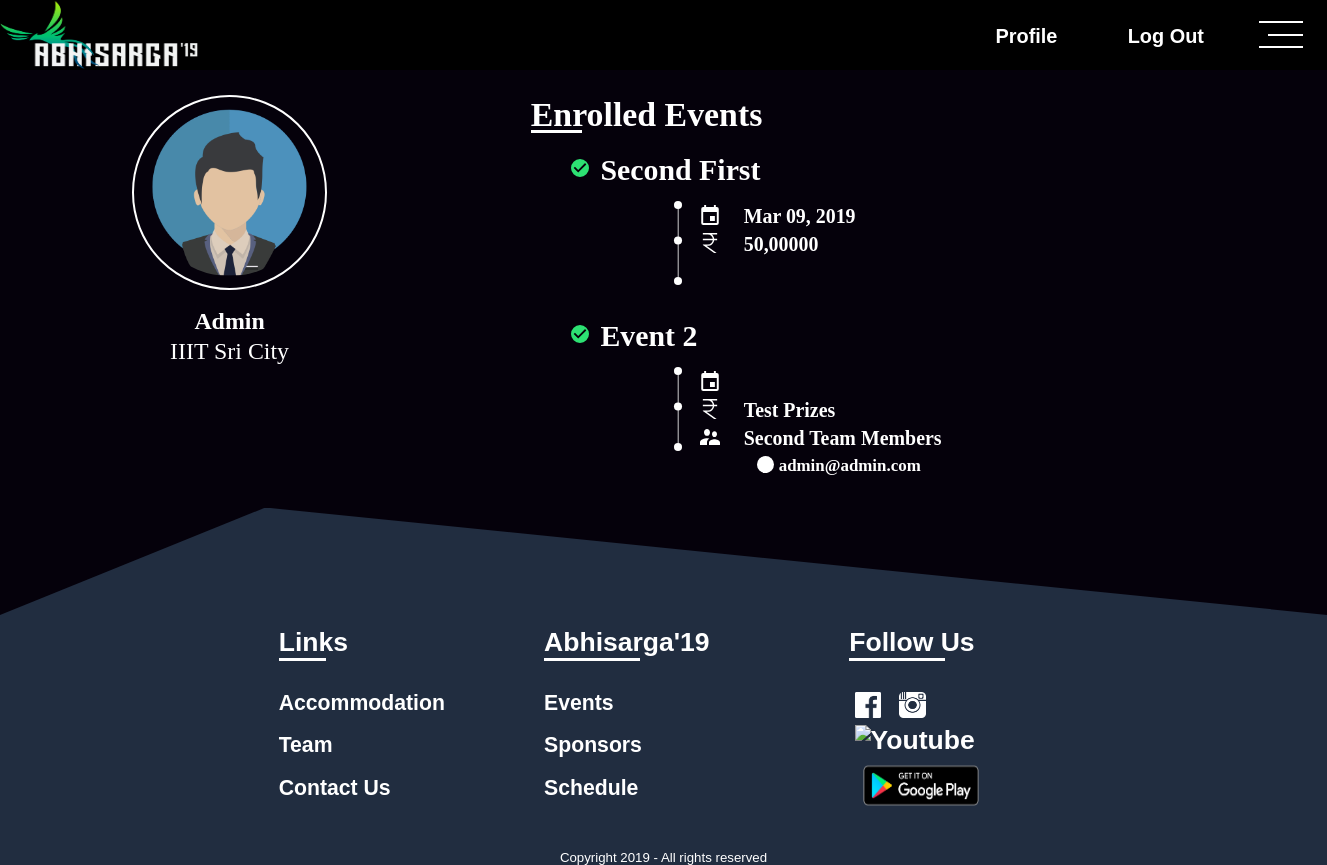
Page /profile/ (signed in) on the earlier database version.
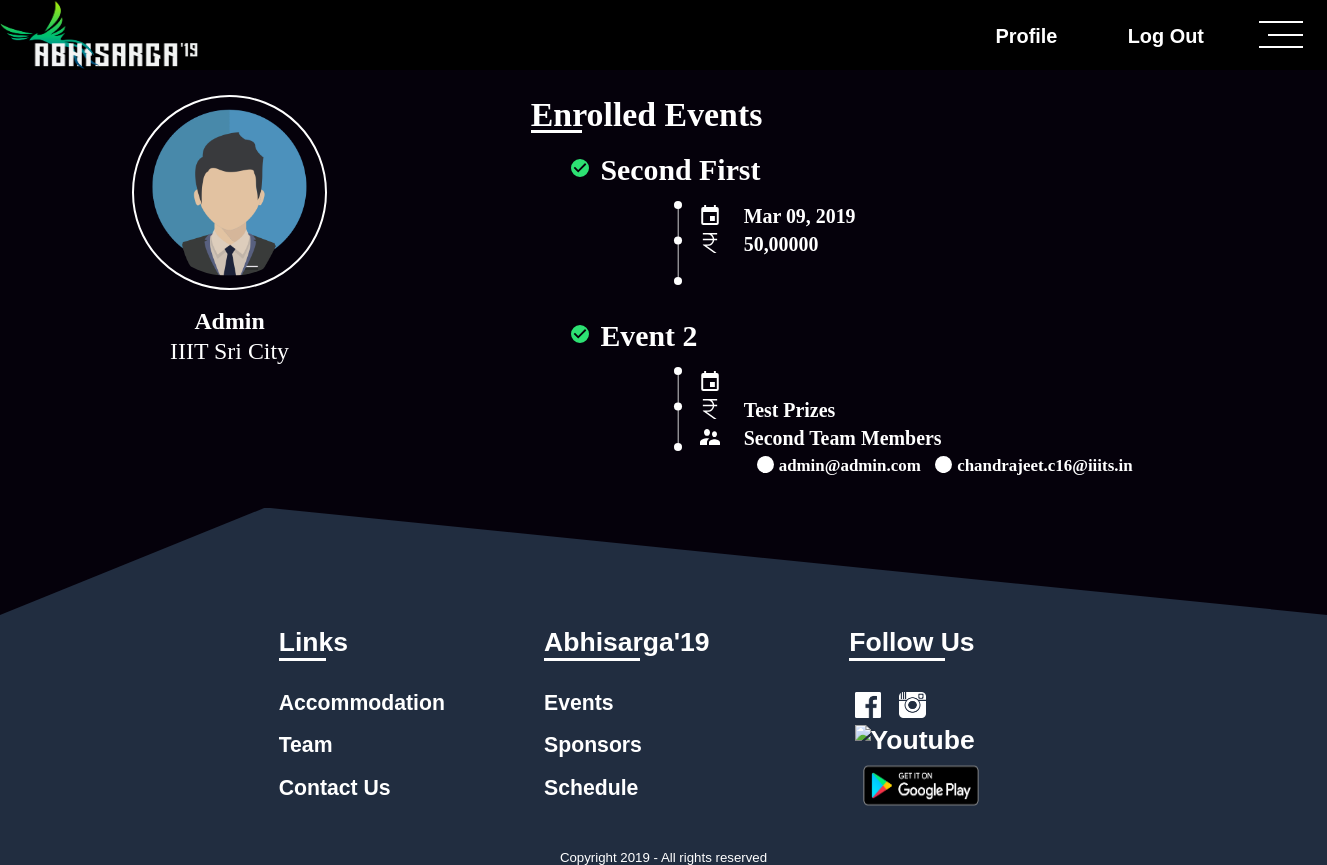
Same page on the later database version.
### UserAuth/models.py (models this page shows, shortened)
class User(AbstractUser):
	mobile_no = models.CharField(max_length=15, null=True, blank=True)
	college_name = models.CharField(max_length=100, null=True, blank=True)
	description = models.CharField(max_length=150, null=True, blank=True)
	profile_pic = models.ImageField(upload_to=get_image_upload_path, null=True, blank=True)
	activation_link = models.CharField(max_length=200, null=True, blank=True)
	is_verified = models.BooleanField(default=False)
	device_token = models.CharField(max_length=200, null=True, blank=True)

### Event/models.py (models this page shows, shortened)
class Event(models.Model):
	event_category = models.ForeignKey(EventCategory, on_delete=models.CASCADE, related_name="event_category")
	name = models.CharField(max_length=200, null=True, blank=True)
	logo = models.ImageField(upload_to=get_event_photo_path, null=True, blank=True)
	registration_from = models.DateTimeField(null=True, blank=True)
	registration_to = models.DateTimeField(null=True, blank=True)
	event_from = models.DateTimeField(null=True, blank=True)
	event_to = models.DateTimeField(null=True, blank=True)
	participant_limit = models.IntegerField(default=0)
	participant_count = models.IntegerField(default=0)
	description = models.TextField()
	rules = models.TextField()
	prize = models.TextField()
	brochure = models.FileField(upload_to=get_event_photo_path, null=True, blank=True)
	organisers = models.ManyToManyField(settings.AUTH_USER_MODEL, related_name="organising_events")
	web_priority = models.IntegerField(default=0)
	app_priority = models.IntegerField(default=0)
	registration_closed = models.BooleanField(default=False)
	team_event = models.BooleanField(default=False)
	img_1 = models.FileField(upload_to=get_event_photo_path, null=True, blank=True)
	img_2 = models.FileField(upload_to=get_event_photo_path, null=True, blank=True)
	img_3 = models.FileField(upload_to=get_event_photo_path, null=True, blank=True)
	img_4 = models.FileField(upload_to=get_event_photo_path, null=True, blank=True)
	qr_code_string = models.CharField(max_length=100, null=True, blank=True)

class Team(models.Model):
	team_name = models.CharField(max_length=50, null=True, blank=True)
	event = models.ForeignKey(Event, on_delete=models.CASCADE, related_name="participating_events")
	leader = models.ForeignKey(settings.AUTH_USER_MODEL, on_delete=models.CASCADE, related_name="team_leader_of")
	present_for_event = models.BooleanField(default=False)

class Member(models.Model):
	team = models.ForeignKey(Team, on_delete=models.CASCADE, related_name="belong_to_team")
	name = models.CharField(max_length=100, null=True, blank=True)
	email = models.CharField(max_length=100, null=True, blank=True)
	mobile_no = models.CharField(max_length=20, null=True, blank=True)

### UserAuth/views.py (the view)
# urls.py: url(r'^profile/$', Profile, name='profile'),
@login_required(login_url=settings.LOGIN_REDIRECT_URL)
def Profile(request):
	profile_page = 'UserAuth/profile.html'
	if request.method=='GET':
		try:
			participated_events = Team.objects.filter(leader__username=request.user.username)
			part = list()
			for obj in participated_events:
				part.append({"event":obj.event, "team":{"leader": obj,"members": obj.belong_to_team.all()}})
			participated_events = Member.objects.filter(email=request.user.email)
			for obj in participated_events:
				part.append({"event":obj.team.event, "team":{"leader": obj.team,"members": obj.team.belong_to_team.all()}})
		except Exception as e:
			pass
		return render(request, profile_page, {"participated_events":part})

### UserAuth/templates/UserAuth/profile.html (shortened to what this page needs)
{% extends 'UserAuth/index.html' %}
{% load staticfiles %}
{% block link %}
<link rel="stylesheet" type="text/css" href="{% static 'assets/css/profile.css' %}">
<link rel="stylesheet" type="text/css" href="{% static 'assets/css/common.css' %}">
{% endblock %}
{% block content %}
<div id="bar">
	<a href="{% url 'UserAuth:home' %}"><img src="{% static 'assets/img/default-logo.png' %}" alt="Abhisarga 2K19" id="bar-logo"></a>
	<div id="menu" onclick="menuopen()">
		<div></div>
		<div></div>
		<div></div>
	</div>
	{% if request.user.is_authenticated %}
	<div id="login">
		<a href="{% url 'UserAuth:logout' %}">Log Out</a>
	</div>
	<div id="register">
		<a href="{% url 'UserAuth:profile' %}">Profile</a>
	</div>
	{% endif %}
</div>
<div id="profile-content">
	<div id="account">
	<div id="profile-image">
		{% if request.user.profile_pic %}
	  	<img src="{{ request.user.profile.url }}" alt="">
		{% else %}
		<img src="{% static 'assets/img/default-male.png' %}" alt="">
		{% endif %}
	</div>
	<div id="profile-name">
	  {% if request.user.first_name %}
	  	{{ request.user.first_name }}
	  {% endif %}
	</div>
	<div id="profile-college">
	  {% if request.user.college_name %}
	  {{ request.user.college_name }}
	  {% endif %}
	</div>
	</div>
	<div id="reg-events">
	<h1>Enrolled Events</h1>
	<ul>
		{% for object in participated_events %}
	  <li>
	    <div class="single-reg-event">
	      <h1><img src="{% static 'assets/img/svg/check.svg' %}" alt="">{{ object.event.name }}</h1>
	      <img src="{% static 'assets/img/svg/dotline.svg' %}">
	      <span><img src="{% static 'assets/img/svg/calender.svg' %}" alt="">{{ object.event.event_from|date:"M d, Y" }}</span>
	      <span><img src="{% static 'assets/img/svg/rupee.svg' %}" alt="">{{ object.event.prize }}</span>
	      {% if object.event.team_event %}
	      <span><img src="{% static 'assets/img/svg/group.svg' %}" alt="">{{ object.team.leader.team_name }} Members</span>
	      <ul>
	      	<li><img src="{% static 'assets/img/svg/circlebullet.svg' %}" alt="">{{object.team.leader.leader.email}}</li>
	      	{% for member in object.team.members %}
	        <li><img src="{% static 'assets/img/svg/circlebullet.svg' %}" alt="">{{member.email}}</li>
	       	{% endfor %}
	       </ul>
	      {% endif %}
	    </div>
	  </li>
	  <br>
	  	{% endfor %}
	</ul>
	</div>
</div>
{% endblock %}

### UserAuth/templates/UserAuth/index.html (shortened to what this page needs)
{% load staticfiles %}
<!DOCTYPE html>
<html lang="en">
	<head>
	{% block link %}
	{% endblock %}
  </head>
  <body onload="initialize()">
    {% block content %}
    {% endblock %}
    <div id="footer">
			<div id="links">
				<div>
					Links
					<hr align="left" width="20%">
				</div>
				<ul>
					<li><a href="{% url 'Accomodation:accomodation' %}">Accommodation</a></li>
					<li><a href="{% url 'Other:team' %}">Team</a></li>
					<li><a href="{% url 'Other:contactus' %}">Contact Us</a></li>
				</ul>
			</div>
			<div id="title">
				<div>
					Abhisarga'19
					<hr align="left" width="40%">
				</div>
				<ul>
					<li><a href="{% url 'Event:events' %}">Events</a></li>
					<li><a href="{% url 'Other:sponsors' %}">Sponsors</a></li>
					<li><a href="{% url 'Other:schedule' %}">Schedule</a></li>
				</ul>
			</div>
			<div id="social">
				<div>
					Follow Us
					<hr align="left" width="40%">
				</div>
				<br>
				<a href="https://www.facebook.com/abhisarga/"><img src="{% static 'assets/img/fb.png' %}" alt="Facebook"></a>
				<a href="https://www.instagram.com/abhisarga/"><img src="{% static 'assets/img/insta.png' %}" alt="Instagram"></a>
				<a href="https://www.youtube.com/channel/UCf1DbeeTKGzpwRv9X7YECfg"><img src="{% static 'assets/img/youtube.png' %}" alt="Youtube"></a>
				<br>
				<a href="https://play.google.com/store/apps/details?id=com.abhisarga.mobileapp" target="_blank"><img src="{% static 'assets/img/googleplay.png' %}" alt="Google Play Store" style="width: 5em; height: 2.2em"></a>
			</div>
			<div id="copyright">Copyright 2019 - All rights reserved</div>
    </div>
  </body>
</html>

### static/assets/css/profile.css (style rules this page uses)
body { padding: 0; margin: 0; background: #05010b; overflow-x: hidden; }
div { margin: 0; padding: 0; }
a { text-decoration: none; color: #fff; }
#profile-content { position: relative; width: 100%; color: #fff; }
#account { position: absolute; font-size: 1.8vw; width: 17em; left: 2vw; top: 1vw; }
#profile-image { position: relative; width: 8em; height: 8em; margin: 0.5em auto; border-radius: 50%; border: 0.1em solid #fff; color: #fff; }
#profile-image img { width: 7em; height: 7em; position: absolute; top: 0.5em; left: 0.5em; border-radius: 50%; }
#profile-name { position: relative; width: 90%; height: 1.5em; box-sizing: border-box; padding: 0.25em 1em; text-align: center; font-weight: bold; margin: 0 auto; }
#profile-college { position: relative; width: 90%; margin: 0 auto; height: 3em; box-sizing: border-box; padding: 0 1em; text-align: center; }
#reg-events { position: relative; font-size: 1.5vw; top: 2vw; left: 40vw; width: 60vw; min-height: 33vw; }
#reg-events > h1 { font-size: 1.7em; padding: 0; margin: 0; height: 1.1em; position: relative; }
#reg-events > h1::after { position: absolute; content: ""; width: 1.5em; height: 0.1em; bottom: 0; left: 0; background: #fff; }
#reg-events > ul { list-style: none; padding: 0; margin: 0; width: 100%; }
.single-reg-event { position: relative; width: 100%; margin: 1em 0; box-sizing: border-box; padding-left: 2em; }
.single-reg-event > h1 { position: relative; font-size: 1.5em; width: 100%; margin: 0; padding: 0; padding-left: 1em; margin-bottom: 0.6em; height: 1em; }
.single-reg-event > h1 img { position: absolute; height: 1em; width: 0.6em; left: 0; top: 0; }
.single-reg-event > img { width: 0.8em; position: absolute; height: 4.2em; top: 2.4em; left: 7em; }
.single-reg-event > span { position: relative; height: 1em; margin: 0; padding: 0.2em 0; left: 6.5em; padding-left: 2.2em; font-weight: bold; display: block; }
.single-reg-event span > img { position: absolute; height: 1em; top: 0.2em; left: 0; width: 1em; }
.single-reg-event > ul { list-style-position: inside; position: relative; font-size: 0.85em; left: 8em; width: 22em; padding: 0; margin: 0; margin-left: 3em; }
.single-reg-event > ul li { width: 9em; display: inline-block; margin: 0.3em 0; font-weight: bold; padding: 0; height: 1em; padding-left: 1.3em; position: relative; }
.single-reg-event > ul img { position: absolute; width: 1em; height: 1em; left: 0; top: 0; }

### static/assets/css/common.css (style rules this page uses)
div { padding: 0; margin: 0; }
hr { height: 0.1em; background-color: #fff; margin: 0; border: 0; }
a { text-decoration: none; color: #fff; }
#bar { width: 100%; position: relative; font-size: 1.5vw; background-color: #000; height: 3.5em; font-family: 'Content', sans-serif; }
#bar-logo { height: 100%; width: 10em; }
#register { color: #fff; height: 3.5em; padding: 1.25em 0; width: 7em; text-align: center; font-weight: bold; float: right; }
#login { color: #fff; height: 3.5em; padding: 1.25em 0; width: 7em; text-align: center; font-weight: bold; float: right; }
#menu { height: 1.9em; margin: 0.8em 1.2em; width: 2.2em; display: flex; flex-direction: column; justify-content: space-around; cursor: pointer; float: right; }
#menu div { height: 5%; background: #fff; border: 0; width: 100%; }
#menu div:nth-child(2) { width: 80%; align-self: flex-end; }
#footer { width: 100%; position: relative; font-size: 2vw; padding-top: 4.5em; color: #fff; background: #212d40; clip-path: polygon(20% 0, 100% 30%, 100% 100%, 0 100%, 0 30%); display: flex; justify-content: center; flex-wrap: wrap; font-family: 'Headings', sans-serif; font-weight: bolder; }
#footer div div { width: 9em; }
#links { width: 20%; }
#title { width: 23%; }
#social { width: 15% }
#footer ul { font-size: 0.8em; line-height: 2em; list-style: none outside; padding-left: 0; }
#footer img { height: 1em; width: 1em; padding: 0; margin: 0 0.2em; }
#copyright { width: 100%; margin-top: 1.5em; font-weight: lighter; font-size: 0.5em; text-align: center; }

Differences in the rows shown:
added Member: email "chandrajeet.c16@iiits.in", shown under Event "Event 2"
